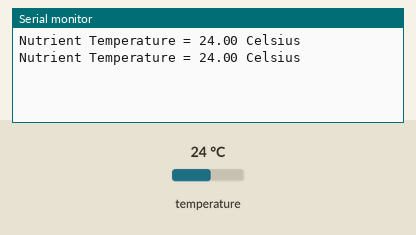
This sketch was run on a simulated Arduino Uno, built with avr-gcc and run on an emulated ATmega328P. Shown: the last lines printed to the serial monitor. The test bench sets the inputs (shaded band); at power-on: temperature 24 °C.

Above: at 2.3 s.
2.4 s: temperature set to 12 °C
At 2.4 s:
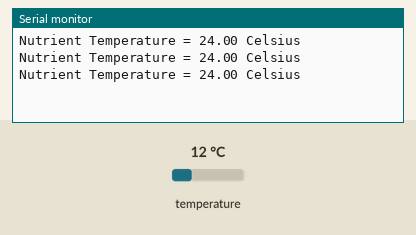
3.9 s: temperature set to 19 °C
At 3.9 s:
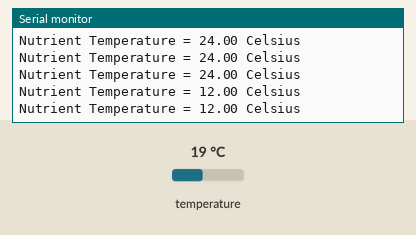
Timing chart, 0 to 6.9 s (numbered marks = the images above; inputs shaded):
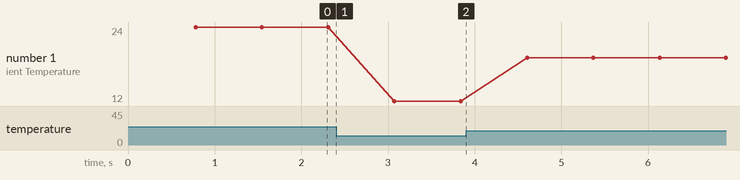

The sketch:

solnTemp_test.ino
```cpp
#include <OneWire.h>
#include <DallasTemperature.h>

OneWire oneWire(4);
DallasTemperature dallasTemp(&oneWire);

void setup() {
  dallasTemp.begin();
  Serial.begin(115200);
}

void loop() {
  dallasTemp.requestTemperatures();
  float solnTemp = dallasTemp.getTempCByIndex(0);

  Serial.print("Nutrient Temperature = ");
  Serial.print(solnTemp);
  Serial.println(" Celsius");
}
```

Measured:
- plotted number 1: 24 → 12 after the input at 2.4 s, 12 → 19 after the input at 3.9 s
